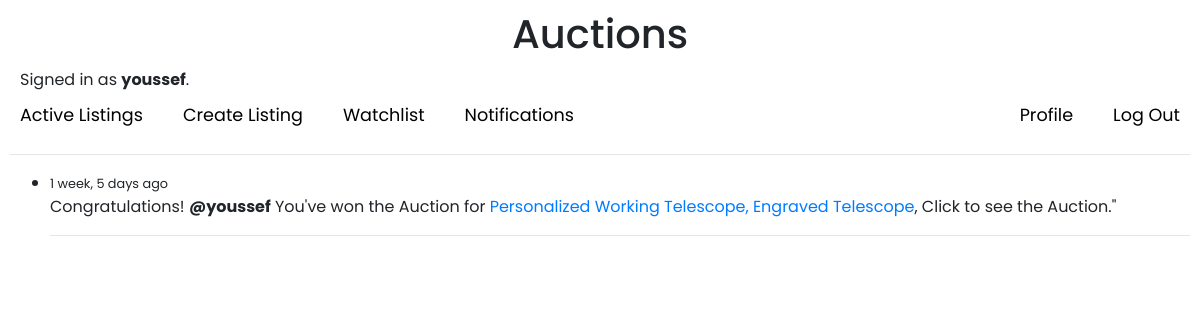
The app's page /Notifications (signed in), older data.
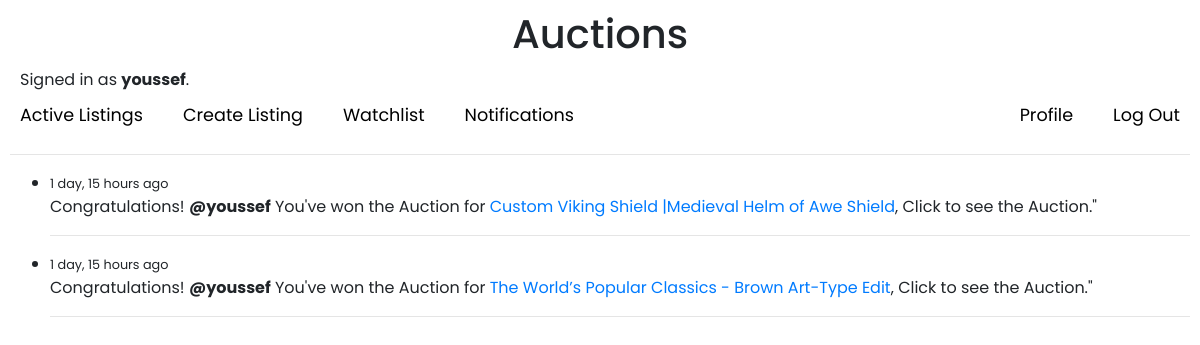
The same page, newer data.
### auctions/models.py (models this page shows, shortened)
class Notification(models.Model):
    user = models.ForeignKey(User, on_delete=models.CASCADE)
    listing = models.ForeignKey(AuctionListing, on_delete=models.CASCADE)
    is_read = models.BooleanField(default=False)
    created = models.DateTimeField(auto_now_add=True)
    class Meta:
        ordering = ['-created']

class User(AbstractUser):
    @cached_property
    def unread_notification_count(self):
        return Notification.objects.filter(user=self, is_read=False).count()

class AuctionListing(models.Model):
    owner = models.ForeignKey(User, on_delete=models.CASCADE, related_name='listings')
    title = models.CharField(max_length=50)
    description = models.CharField(max_length=500, null=True, blank=True)
    primary_price = models.FloatField()
    imageUrl = models.URLField(null=True, blank=True)
    is_active = models.BooleanField(default=True)
    category = models.ForeignKey(Category, on_delete=models.CASCADE, related_name='categoryListings', null=True, blank=True)
    updated = models.DateTimeField(auto_now=True)
    created = models.DateTimeField(auto_now_add=True)
    class Meta:
        ordering = ['-created']
    def __str__(self):
        return self.title

### auctions/views.py (the view)
# urls.py: path("Notifications", views.Notifications, name="Notifications"),
@login_required(login_url='login')
def Notifications(request):
    notifications = Notification.objects.filter(user=request.user)
    notifications.update(is_read=True)
    context = {"notifications":notifications}
    return render(request, 'auctions/Notifications.html', context)

### auctions/templates/auctions/Notifications.html
{% extends "auctions/layout.html" %}
{% block body %}
<div>
    {% if notifications %}
    <ul>
        {% for notification in notifications %}
            <li>
                <small> {{ notification.created|timesince }} ago</small>
                <p>Congratulations! <strong>@{{notification.user}}</strong>
                    You've won the Auction for <a href="{% url 'listingPage' notification.listing.id%}">{{notification.listing}}</a>, Click to see the Auction."</p>
                <hr>
            </li>
        {% endfor %}
    </ul>
    {% else %}
    <h2>No Notifications</h2>
    {% endif %}
</div>
{% endblock %}

Row changes from the older to the newer data that the page shows:
removed Notification: created "1 week, 5 days", user "youssef", listing "Personalized Working Telescope, Engraved Telescope"
added Notification: created "1 day, 15 hours", user "youssef", listing "Custom Viking Shield |Medieval Helm of Awe Shield"
added Notification: created "1 day, 15 hours", user "youssef", listing "The World’s Popular Classics - Brown Art-Type Edit"
